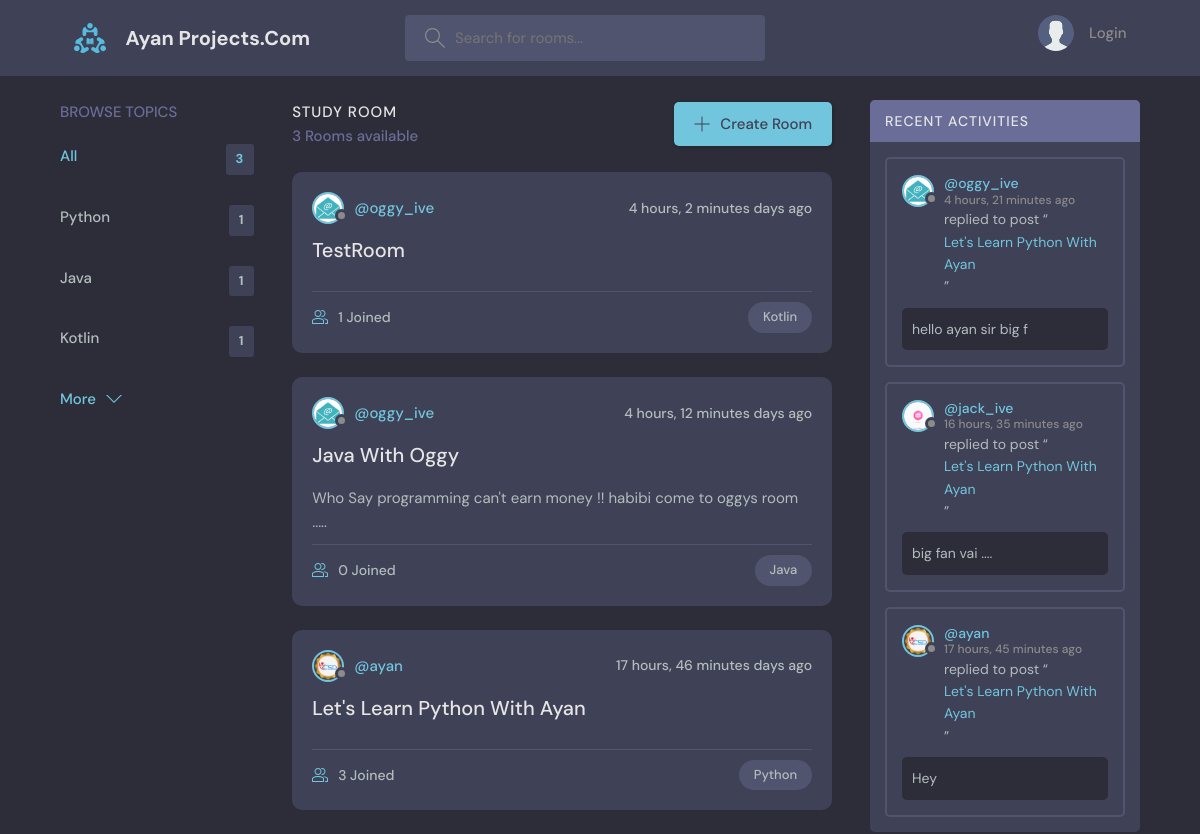
The page / on the database its author committed.
### base/models.py (models this page shows)
class Topic(models.Model):
    name = models.CharField(max_length=150)
    def __str__(self):
        return self.name

class Room(models.Model):
    host = models.ForeignKey(User, on_delete=models.SET_NULL, null=True)
    topic = models.ForeignKey('Topic', on_delete=models.SET_NULL, null=True)
    name = models.CharField(max_length=200)
    description = models.TextField(null=True, blank=True)
    participants = models.ManyToManyField(User, related_name='participents', blank=True)
    updated = models.DateTimeField(auto_now=True)
    created = models.DateTimeField(auto_now_add=True)
    class Meta:
        ordering = ['-updated' ,'-created']
    def __str__(self):
        return self.name

class User(AbstractUser):
    name = models.CharField(max_length=200,null=True,blank=True)
    email = models.EmailField(unique=True)
    bio = models.TextField(null=True)
    avatar = models.ImageField(null=True, default="avatar.svg")
    USERNAME_FIELD = 'email'
    REQUIRED_FIELDS = []
    def __str__(self):
        return self.username

class Message(models.Model):
    user = models.ForeignKey(User, on_delete=models.CASCADE)
    room = models.ForeignKey(Room, on_delete=models.CASCADE)
    body = models.TextField()
    updated = models.DateTimeField(auto_now=True)
    created = models.DateTimeField(auto_now_add=True)
    class Meta:
        ordering = ['-updated' ,'-created']
    def __str__(self):
        return self.body[0:20]

### base/views.py (the view)
# urls.py: path('', views.home, name='home'),
def home(request):
    q = request.GET.get('q') if request.GET.get('q')!=None else ''
    rooms = Room.objects.filter(Q(topic__name__icontains = q)|
                                Q(name__icontains = q)|
                                Q(description__icontains = q)|
                                Q(host__username__icontains = q))
    room_messages = Message.objects.filter(Q(room__topic__name__icontains =q)|
                                           Q(room__name__icontains = q)|
                                           Q(room__host__username__icontains = q))
    room_count = Room.objects.all().count()
    topics = Topic.objects.all()
    context = {'rooms': rooms, 'topics': topics, 'room_count':room_count, 'room_messages':room_messages}
    return render(request, 'base/home.html', context)

### base/templates/base/home.html
{% extends 'base.html' %}
{% block content %}
{% load static %}
<main class="layout layout--3">
  <div class="container">
    {% include 'base/topic_component.html' %}
    {% include 'base/feed_component.html' %}
    {% include 'base/activity_component.html' %}
  </div>
</main>
{% endblock content %}

### base/templates/base/topic_component.html
<div class="topics">
    <div class="topics__header">
      <h2>Browse Topics</h2>
    </div>
    <ul class="topics__list">
      <li>
        <a href="{% url 'home' %}" class="active">All <span>{{room_count}}</span></a>
      </li>
      {% for topic in topics %}
      <li>
        <a href="{% url 'home' %}?q={{topic.name}}">{{topic.name}} <span>{{topic.room_set.all.count}}</span></a>
      </li>
      {% endfor %}
    </ul>
    <a class="btn btn--link" href="topics.html">
      More
      <svg version="1.1" xmlns="http://www.w3.org/2000/svg" width="32" height="32" viewBox="0 0 32 32">
        <title>chevron-down</title>
        <path d="M16 21l-13-13h-3l16 16 16-16h-3l-13 13z"></path>
      </svg>
    </a>
  </div>

### base/templates/base/feed_component.html (shortened to what this page needs)
{% load static %}
<div class="roomList">
    {% if request.path == '/' %}
    <div class="roomList__header">
      <div>
        <h2>Study Room</h2>
        <p>{{rooms.count}} Rooms available</p>
      </div>
      <a class="btn btn--main" href="{% url 'create-room' %}">
        <svg version="1.1" xmlns="http://www.w3.org/2000/svg" width="32" height="32" viewBox="0 0 32 32">
          <title>add</title>
          <path
          d="M16.943 0.943h-1.885v14.115h-14.115v1.885h14.115v14.115h1.885v-14.115h14.115v-1.885h-14.115v-14.115z"
          ></path>
        </svg>
        Create Room
      </a>
    </div>
    {% endif %}
    {% for room in rooms %}
    <div class="roomListRoom">
      <div class="roomListRoom__header">
        <a href="{% url 'profile' room.host.id %}" class="roomListRoom__author">
          <div class="avatar avatar--small">
            <img src="{{room.host.avatar.url}}" />
          </div>
          <span>@{{room.host}}</span>
        </a>
        <div class="roomListRoom__actions">
          <span>{{ room.created|timesince }} days ago</span>
        </div>
      </div>
      <div class="roomListRoom__content">
        <a href="{% url 'view-room' room.id %}">{{room.name}}</a>
        <p>
          {{room.description}}
        </p>
      </div>
      <div class="roomListRoom__meta">
        <a href="room.html" class="roomListRoom__joined">
          {{room.participants.count}} Joined
        </a>
        <p class="roomListRoom__topic">{{room.topic}}</p>
      </div>
    </div>
    {% endfor %}
  </div>

### base/templates/base/activity_component.html (shortened to what this page needs)
{% load static %}
<div class="activities">
<div class="activities__header">
    <h2>Recent Activities</h2>
</div>
{% for message in room_messages|slice:"5" %}
<div class="activities__box">
    <div class="activities__boxHeader roomListRoom__header">
    <a href="{% url 'profile' message.user.id %}" class="roomListRoom__author">
        <div class="avatar avatar--small">
        <img src="{{message.user.avatar.url}}" />
        </div>
        <p>
        @{{message.user}}
        <span>{{message.updated|timesince}} ago</span>
        </p>
    </a>
    </div>
    <div class="activities__boxContent">
    <p>replied to post “<a href="{% url 'view-room' message.room.id %}">{{message.room}}</a>”</p>
    <div class="activities__boxRoomContent">
        {{message}}
    </div>
    </div>
</div>
{% endfor %}
</div>

### rows shown on the page
Topic: name "Python", room_set.all.count "1"
Topic: name "Java", room_set.all.count "1"
Topic: name "Kotlin", room_set.all.count "1"
Room: host.avatar (picture), host "oggy_ive", created "4 hours, 2 minutes", name "TestRoom", participants.count "1", topic "Kotlin"
Room: host.avatar (picture), host "oggy_ive", created "4 hours, 12 minutes", name "Java With Oggy", description "Who Say programming can't earn money !! habibi come to oggys room .....", participants.count "0", topic "Java"
Room: host.avatar (picture), host "ayan", created "17 hours, 46 minutes", name "Let's Learn Python With Ayan", participants.count "3", topic "Python"
Message: user.avatar (picture), user "oggy_ive", updated "4 hours, 21 minutes", room "Let's Learn Python With Ayan", body "hello ayan sir big f"
Message: user.avatar (picture), user "jack_ive", updated "16 hours, 35 minutes", room "Let's Learn Python With Ayan", body "big fan vai ...."
Message: user.avatar (picture), user "ayan", updated "17 hours, 45 minutes", room "Let's Learn Python With Ayan", body "Hey"

### other values the page prints
{{ room_count }} "3"
{{ rooms.count }} "3"
